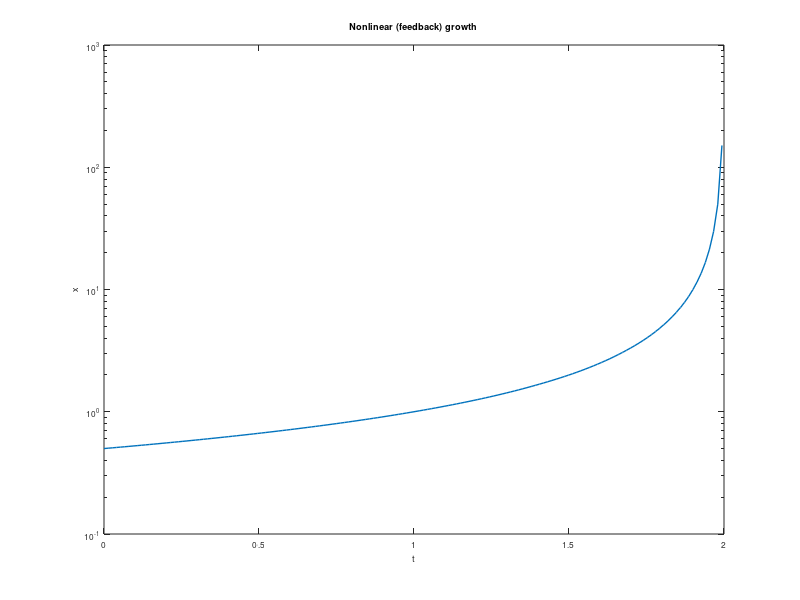

Reproduce this figure in MATLAB.
restoredefaultpath
set(0,'defaultlinelinewidth',1)
set(0,'defaultaxesfontsize',6)

%plot -s 800,400 -r 160 -f png

set(gcf,'defaultaxesfontsize',6)

a = 1.25;
for C = [-1 -0.67 -0.33 0 0.33 0.67 1]
    fplot(@(t) C*exp(a*t),[1,4])
    hold on
end

plot(2,5,'k.','markersize',14)
fplot(@(t) 5*exp(a*(t-2)),[1,4],'k','linew',2)
ylim([-100 100])
xlabel('t'), ylabel('x')

f = @(t,x) 2*x;
t = linspace(1,5,300);
[t,x] = ode45(f,t,3);
clf
plot(t,x)
title('Constant growth')
xlabel('t'), ylabel('x')

semilogy(t,x)
title('Constant growth (log scale)')
xlabel('t'), ylabel('x')

f = @(t,x) 2*t*x;
t = linspace(0,5,300);
[t,x] = ode45(f,t,1);
clf
semilogy(t,x)
title('Growing growth rate')
xlabel('t'), ylabel('x')

f = @(t,x) x^2;
t = linspace(0,4,300);
[t,x] = ode45(f,t,0.5);
semilogy(t,x)
title('Nonlinear (feedback) growth')
xlabel('t'), ylabel('x')
